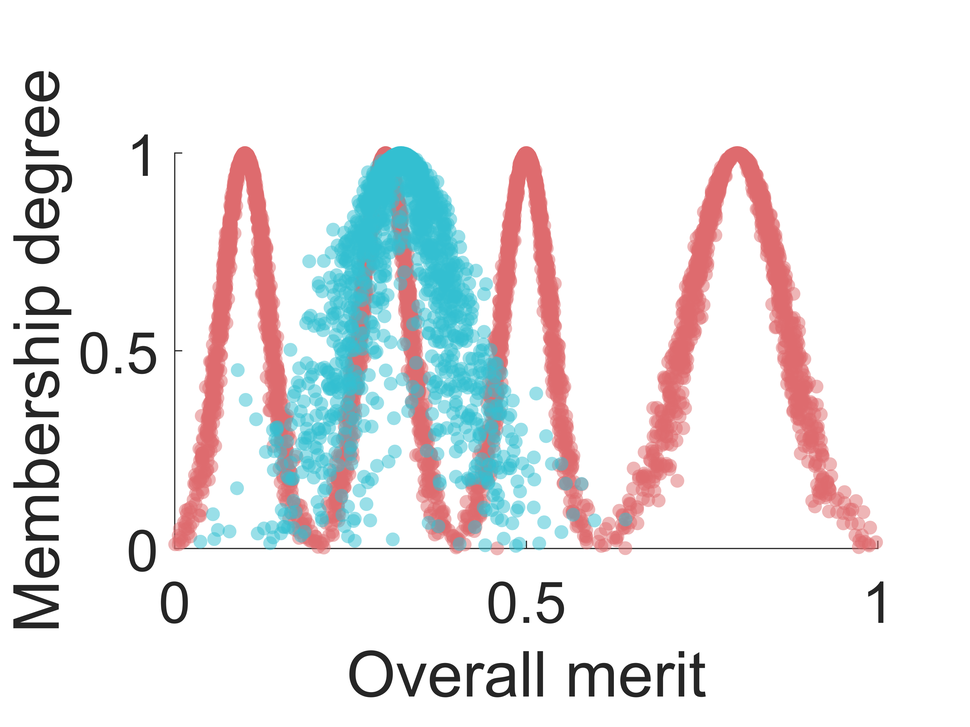
#> input picture CODE/00 Data/04 Comprehensive evaluation/1_N13302500.png, 970 x 727 px, shrunk from 3500 x 2625 before the run
$ python 'Picture stitching_NEW.py'
#> lines starting #> are read from the running program, lines starting #| are printed output that depends on the picture
from PIL import Image

def concatenate_images_custom(images, rows, cols, output_path):
    # 获取每张图片的宽度和高度
    widths, heights = zip(*(i.size for i in images))

    # 计算拼接后图片的总宽度和高度
    total_width = max(widths) * cols
    total_height = max(heights) * rows

    # 创建新的空白图片
    new_image = Image.new('RGB', (total_width, total_height))

    # 循环将每张图片粘贴到新图片上
    for i in range(rows * cols):
        x_offset = i % cols * max(widths)
        y_offset = i // cols * max(heights)
        new_image.paste(images[i], (x_offset, y_offset))

    # 保存结果图片
    new_image.save(output_path)

# 假设您有六张名为 image1.jpg, image2.jpg, ..., image6.jpg 的图片
# 请替换成您真正的图片文件名
image_files = ["1_N13302500.png", "1_N04073500.png", "1_N06192500.png", "1_N08085500.png", "2_N13302500.png", "2_N04073500.png", "2_N06192500.png", "2_N08085500.png"]
images = [Image.open(img) for img in image_files]
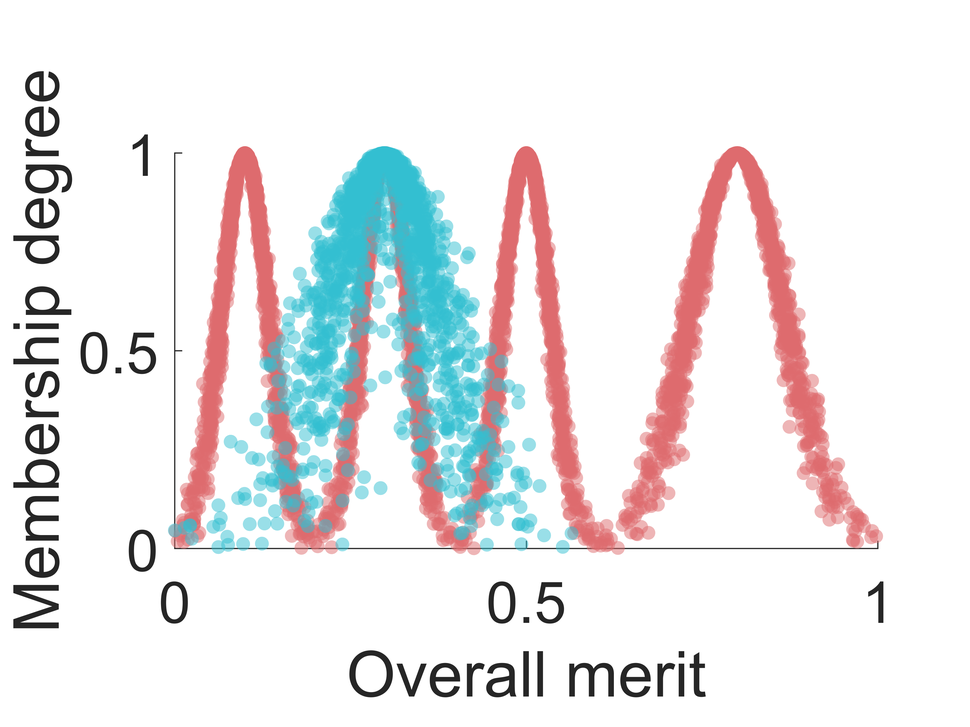
#> input picture CODE/00 Data/04 Comprehensive evaluation/1_N04073500.png, 970 x 727 px, shrunk from 3500 x 2625 before the run
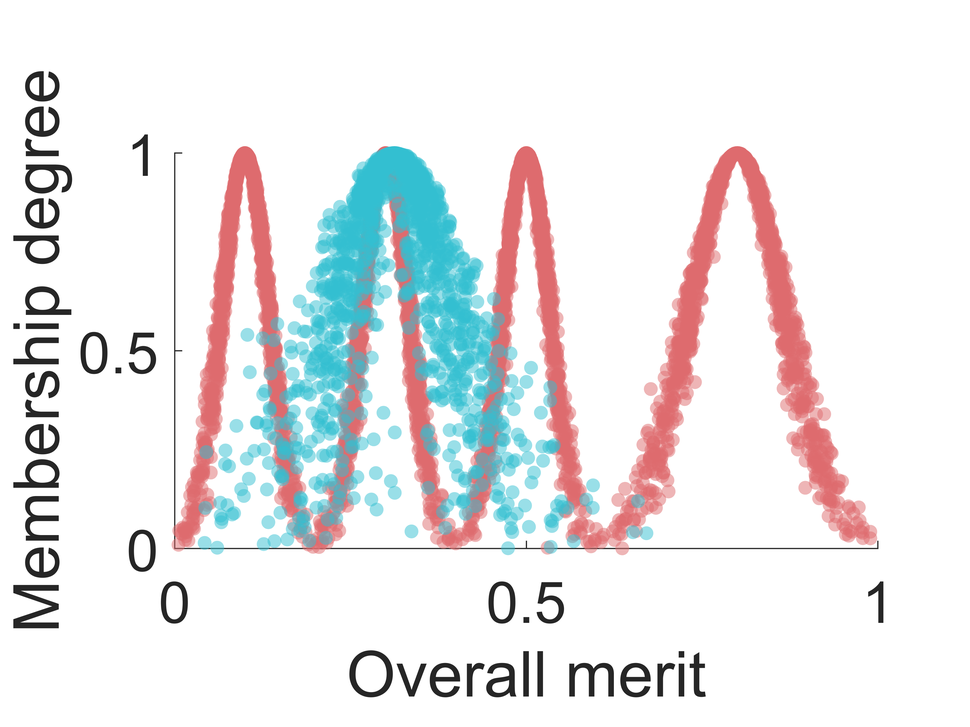
#> input picture CODE/00 Data/04 Comprehensive evaluation/1_N06192500.png, 970 x 727 px, shrunk from 3500 x 2625 before the run
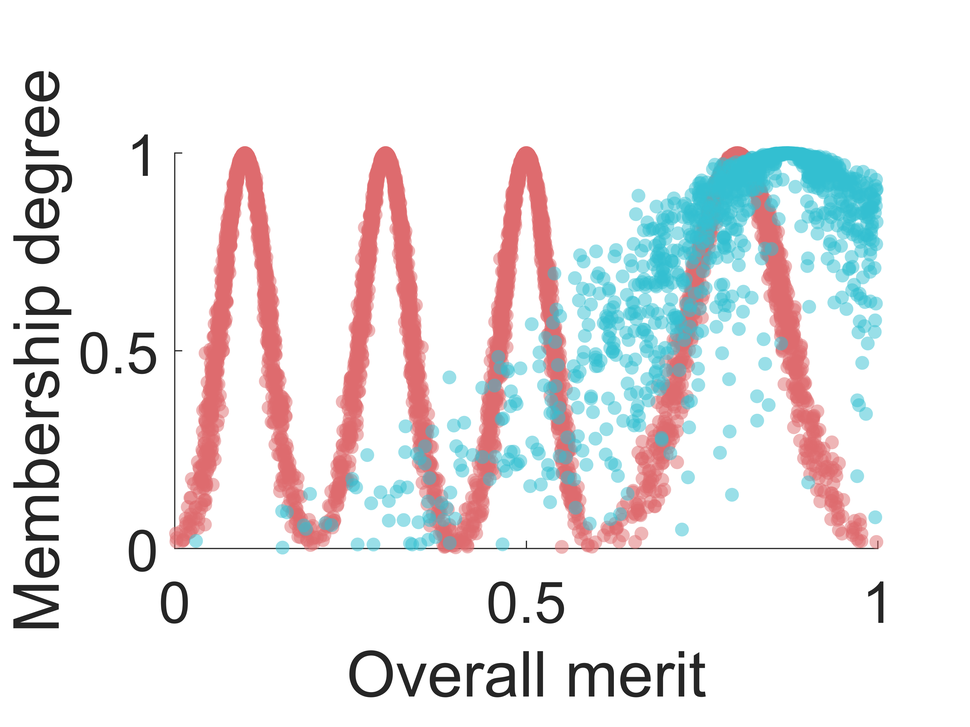
#> input picture CODE/00 Data/04 Comprehensive evaluation/1_N08085500.png, 970 x 727 px, shrunk from 3500 x 2625 before the run
#> (the run stopped early here; a loop or call above may not have finished)
